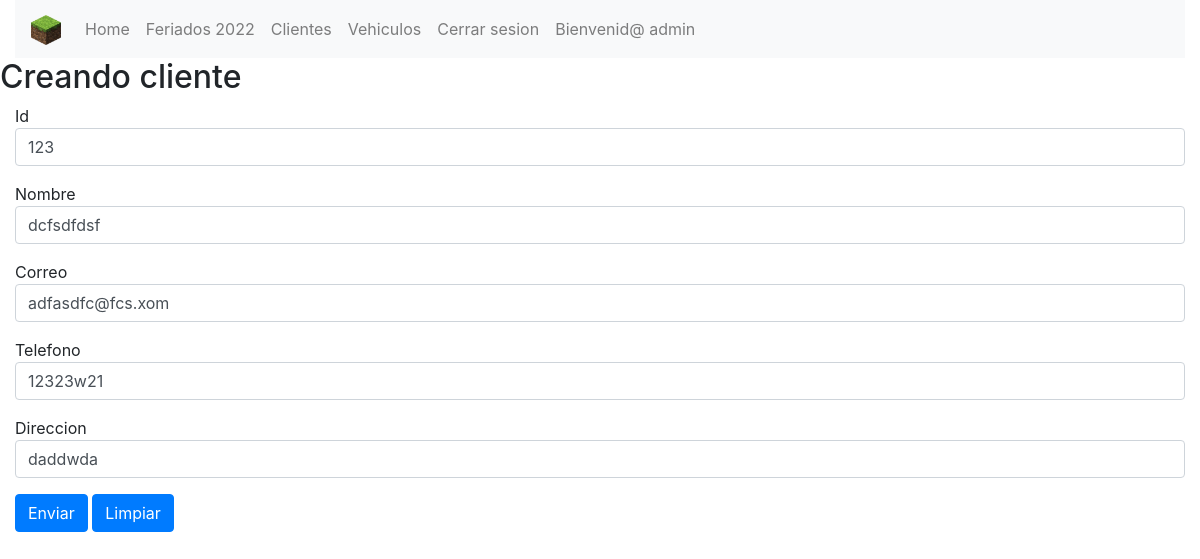
The app's page /form_modcliente/123 (signed in) with its own data.
### core/models.py (models this page shows, shortened)
class Cliente(models.Model):
    idCliente = models.IntegerField(primary_key=True, verbose_name='Id Cliente')
    nombreCliente = models.CharField(max_length=50, verbose_name='Nombre de cliente')
    correoCliente = models.EmailField(max_length=254, verbose_name='Email del cliente')
    fonoCliente = models.CharField(max_length=9, verbose_name='Telefono cliente')
    direCliente = models.CharField(max_length=100, verbose_name='Direccion del cliente')

### core/views.py (the view)
# urls.py: path('form_modcliente/<id>', form_modcliente, name="form_modcliente"),
def form_modcliente(request, id):
    cliente = Cliente.objects.get(idCliente=id)
    datos={
        'cliente_form': ClienteForm(instance=cliente)
    }
    if request.method == 'POST':
        formulario = ClienteForm(data = request.POST, instance = cliente)
        if formulario.is_valid():
            formulario.save()
            return redirect ('cliente')
    return render(request, 'form_modcliente.html', datos)

### core/templates/form_modcliente.html (shortened to what this page needs)
{% extends 'base.html' %}
    {% block content %}
    <div class="container-fluid">
        <div class="row">
            <h2>Creando cliente</h2>
        </div>
        {% if user.is_authenticated %}
            <form method="POST" action="#" id="formulario">
                <div class="form-group">
                {{ cliente_form.idCliente.label }}
                {{ cliente_form.idCliente }}
                </div>
                <div class="form-group">
                {{ cliente_form.nombreCliente.label }}
                {{ cliente_form.nombreCliente }}
                </div>
                <div class="form-group">
                {{ cliente_form.correoCliente.label }}
                {{ cliente_form.correoCliente }}
                </div>
                <div class="form-group">
                {{ cliente_form.fonoCliente.label }}
                {{ cliente_form.fonoCliente }}
                </div>
                <div class="form-group">
                {{ cliente_form.direCliente.label }}
                {{ cliente_form.direCliente }}
                </div>
                <div class="row">
                    <div class="col-md">
                        <input type="submit" class="btn btn-primary" value="Enviar" id="Modificar">
                        <input type="reset" class="btn btn-primary" value="Limpiar" id="Limpiar">
                    </div>
                </div>
            </form>
        {% else %}
            <h2 style="color: red;"> No tiene permisos</h2>
        {% endif %}
    </div>
    {%endblock %}

### core/templates/base.html (shortened to what this page needs)
<!DOCTYPE html>
<html lang="en">
<head>
    <link rel="stylesheet" href="https://cdn.jsdelivr.net/npm/bootstrap@4.6.1/dist/css/bootstrap.min.css">
    {% load static %}
</head>
<body>
    <div class="container-fluid">
        <nav class="navbar navbar-expand-lg navbar-light bg-light">
            <a href="{% url 'home' %}"  class="navbar-brand">
                <img src="{% static 'img/logo.webp' %} " class="logotipo" height="30px" width="30px" alt="">
            </a>
            <div class="collapse navbar-collapse" id="opciones">
                <ul class="navbar-nav">
                    <li class="navbar-item">
                        <a class="nav-link" href=" {% url 'home' %}">Home</a>
                    </li>
                    <li class="navbar-item">
                        <a class="nav-link" href=" {% url 'feriados' %}">Feriados 2022</a>
                    </li>
                    {% if user.is_authenticated %}
                        <li class="navbar-item">
                            <a class="nav-link" href="{%url 'cliente' %}">Clientes</a>
                        </li>
                        <li class="navbar-item">
                            <a class="nav-link" href="{%url 'mostrar' %}">Vehiculos</a>
                        </li>
                        <li class="navbar-item">
                            <a class="nav-link" href="{%url 'logout' %}">Cerrar sesion</a>
                        </li>
                        <li class="navbar-item">
                            <a class="nav-link" href="#">Bienvenid@ {{user.username}}</a>
                        </li>
                    {% endif %}
                </ul>
            </div>
        </nav>
    </div>
    {% block content %}
    {% endblock %}
</body>
</html>

### records on screen
Cliente: idCliente "123", nombreCliente "dcfsdfdsf", correoCliente "adfasdfc@fcs.xom", fonoCliente "12323w21", direCliente "daddwda"

### other values on screen
{{ user.username }} "admin"
{{ cliente_form.idCliente.label }} "Id"
{{ cliente_form.nombreCliente.label }} "Nombre"
{{ cliente_form.correoCliente.label }} "Correo"
{{ cliente_form.fonoCliente.label }} "Telefono"
{{ cliente_form.direCliente.label }} "Direccion"
